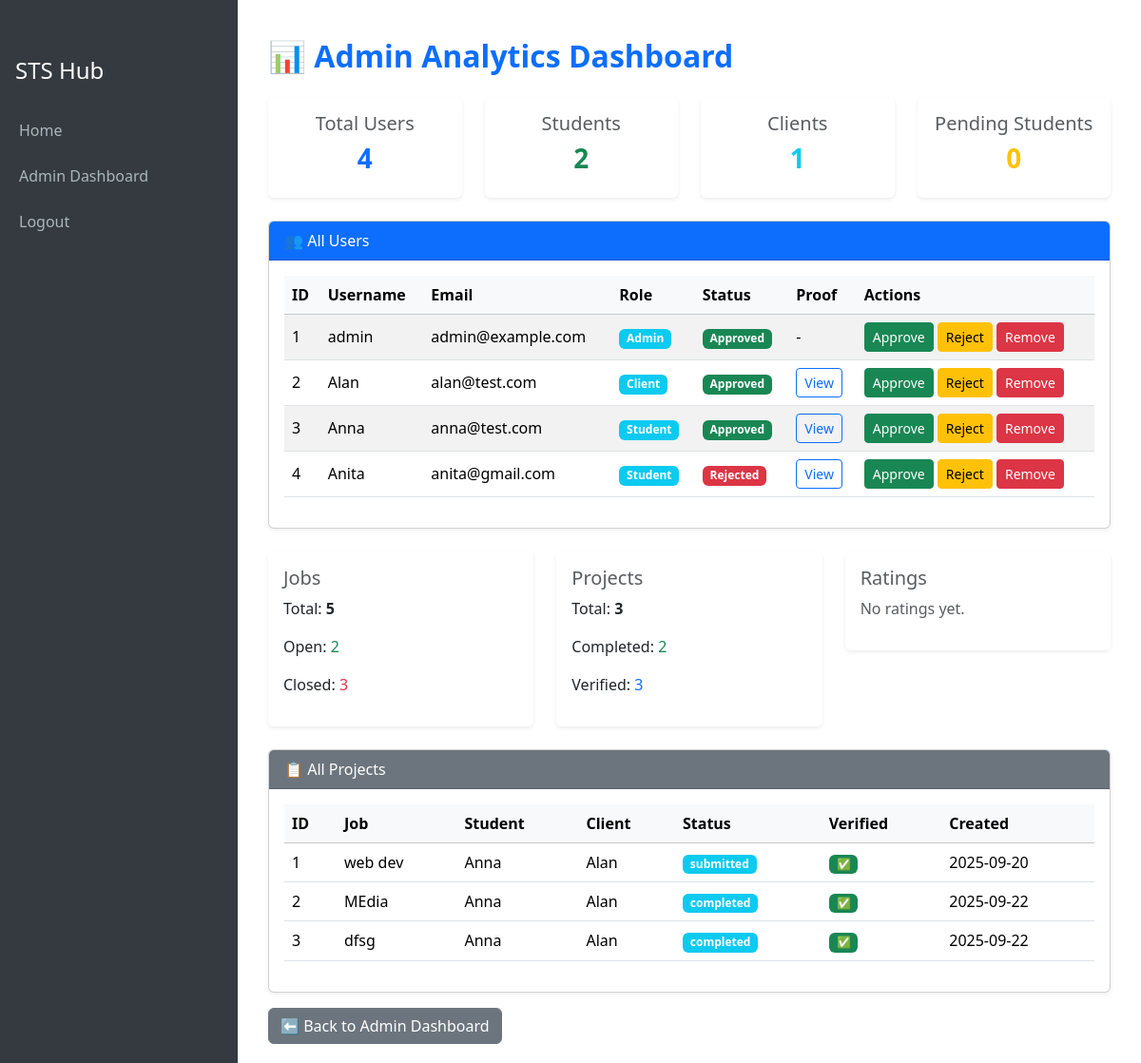
/admin/analytics (signed in), run on the app's committed database.
### models.py (models this page shows)
class User(db.Model, UserMixin):
    id = db.Column(db.Integer, primary_key=True)
    username = db.Column(db.String(80), unique=False,nullable=False)
    password = db.Column(db.String(200), nullable=False)
    role = db.Column(db.String(20), nullable=False)
    status = db.Column(db.String(20), default="pending")
    badge = db.Column(db.String(100), default=None)
    bio = db.Column(db.Text, default="")
    skills = db.Column(db.Text, default="")
    resume = db.Column(db.String(200), default=None)
    profile_pic = db.Column(db.String(200), default="static/default_avatar.png")
    email = db.Column(db.String(120), unique=True, nullable=True)
    college_id = db.Column(db.String(200), nullable=True)
    company_name = db.Column(db.String(200), nullable=True)
    company_address = db.Column(db.String(300), nullable=True)
    contact_number = db.Column(db.String(50), nullable=True)
    website = db.Column(db.String(200), nullable=True)
    proof_file = db.Column(db.String(200), nullable=True)  # uploaded proof doc
    @property
    def average_rating(self):
        from models import Review, Project
        reviews = (
            Review.query.join(Project)
            .filter(Project.student_id == self.id)
            .all()
        )
        if not reviews:
            return None
        return sum(r.rating for r in reviews) / len(reviews)

class Project(db.Model):
    id = db.Column(db.Integer, primary_key=True)
    job_id = db.Column(db.Integer, db.ForeignKey("job.id"))
    student_id = db.Column(db.Integer, db.ForeignKey("user.id"))
    client_id = db.Column(db.Integer, db.ForeignKey("user.id"))
    status = db.Column(db.String(50), default="in_progress")  # in_progress, submitted, completed
    progress = db.Column(db.String(255))
    final_file = db.Column(db.String(300))
    approval_code = db.Column(db.String(12), nullable=True)   # generated when approved
    verified = db.Column(db.Boolean, default=False)           # set by admin
    created_at = db.Column(db.DateTime, default=datetime.utcnow)
    job = db.relationship("Job")
    student = db.relationship("User", foreign_keys=[student_id])
    client = db.relationship("User", foreign_keys=[client_id])

class Job(db.Model):
    id = db.Column(db.Integer, primary_key=True)
    client_id = db.Column(db.Integer, db.ForeignKey("user.id"), nullable=False)
    title = db.Column(db.String(255), nullable=False)
    description = db.Column(db.Text, nullable=False)
    budget = db.Column(db.Float, nullable=False)
    status = db.Column(db.String(50), default="open")
    created_at = db.Column(db.DateTime, default=datetime.utcnow)
    client = db.relationship("User", foreign_keys=[client_id])

### routes/admin_routes.py (the view)
@admin_bp.route("/analytics")
@login_required
def admin_analytics():
    if current_user.role != "Admin":
        abort(403)
    total_users = User.query.count()
    total_students = User.query.filter_by(role="Student").count()
    total_clients = User.query.filter_by(role="Client").count()
    pending_students = User.query.filter_by(role="Student", status="pending").count()
    total_jobs = Job.query.count()
    open_jobs = Job.query.filter_by(status="open").count()
    closed_jobs = Job.query.filter_by(status="closed").count()
    total_projects = Project.query.count()
    completed_projects = Project.query.filter_by(status="completed").count()
    verified_projects = Project.query.filter_by(verified=True).count()
    avg_rating = None
    ratings = [u.average_rating for u in User.query.filter_by(role="Student").all() if u.average_rating]
    if ratings:
        avg_rating = sum(ratings) / len(ratings)
    stats = {
        "total_users": total_users,
        "total_students": total_students,
        "total_clients": total_clients,
        "pending_students": pending_students,
        "total_jobs": total_jobs,
        "open_jobs": open_jobs,
        "closed_jobs": closed_jobs,
        "total_projects": total_projects,
        "completed_projects": completed_projects,
        "verified_projects": verified_projects,
        "avg_student_rating": avg_rating,
    }
    projects = Project.query.all()
    users = User.query.all()   # ✅ Fetch all users
    return render_template("admin_analytics.html", stats=stats, projects=projects, users=users)

### app.py (called while the page is built)
@login_manager.user_loader
def load_user(user_id):
    return User.query.get(int(user_id))

### templates/admin_analytics.html
{% extends "base.html" %}
{% block content %}
<div class="container-fluid">
  <h2 class="mb-4 fw-bold text-primary">📊 Admin Analytics Dashboard</h2>
  <div class="row mb-4">
    <div class="col-md-3">
      <div class="card shadow-sm border-0">
        <div class="card-body text-center">
          <h5 class="text-muted">Total Users</h5>
          <h3 class="fw-bold text-primary">{{ stats.total_users }}</h3>
        </div>
      </div>
    </div>
    <div class="col-md-3">
      <div class="card shadow-sm border-0">
        <div class="card-body text-center">
          <h5 class="text-muted">Students</h5>
          <h3 class="fw-bold text-success">{{ stats.total_students }}</h3>
        </div>
      </div>
    </div>
    <div class="col-md-3">
      <div class="card shadow-sm border-0">
        <div class="card-body text-center">
          <h5 class="text-muted">Clients</h5>
          <h3 class="fw-bold text-info">{{ stats.total_clients }}</h3>
        </div>
      </div>
    </div>
    <div class="col-md-3">
      <div class="card shadow-sm border-0">
        <div class="card-body text-center">
          <h5 class="text-muted">Pending Students</h5>
          <h3 class="fw-bold text-warning">{{ stats.pending_students }}</h3>
        </div>
      </div>
    </div>
  </div>
  <div class="card shadow-sm mb-4">
    <div class="card-header bg-primary text-white">
      👥 All Users
    </div>
    <div class="card-body table-responsive">
      <table class="table table-striped align-middle">
        <thead class="table-light">
          <tr>
            <th>ID</th>
            <th>Username</th>
            <th>Email</th>
            <th>Role</th>
            <th>Status</th>
            <th>Proof</th>
            <th>Actions</th>
          </tr>
        </thead>
        <tbody>
          {% for u in users %}
          <tr>
            <td>{{ u.id }}</td>
            <td>{{ u.username }}</td>
            <td>{{ u.email }}</td>
            <td>
              <span class="badge bg-info">{{ u.role }}</span>
            </td>
            <td>
              {% if u.status == "approved" %}
                <span class="badge bg-success">Approved</span>
              {% elif u.status == "pending" %}
                <span class="badge bg-warning text-dark">Pending</span>
              {% else %}
                <span class="badge bg-danger">Rejected</span>
              {% endif %}
            </td>
            <td>
              {% if u.proof_file %}
                <a href="{{ url_for('static', filename=u.proof_file) }}"
                   target="_blank" class="btn btn-sm btn-outline-primary">View</a>
              {% else %}
                -
              {% endif %}
            </td>
            <td>
              <form method="post" action="{{ url_for('admin.approve_user', user_id=u.id) }}" class="d-inline">
                <button class="btn btn-sm btn-success">Approve</button>
              </form>
              <form method="post" action="{{ url_for('admin.reject_user', user_id=u.id) }}" class="d-inline">
                <button class="btn btn-sm btn-warning">Reject</button>
              </form>
              <form method="post" action="{{ url_for('admin.remove_user', user_id=u.id) }}"
                    class="d-inline"
                    onsubmit="return confirm('Are you sure you want to completely remove this user?');">
                <button class="btn btn-sm btn-danger">Remove</button>
              </form>
            </td>
          </tr>
          {% else %}
          <tr>
            <td colspan="7" class="text-center text-muted">No users found.</td>
          </tr>
          {% endfor %}
        </tbody>
      </table>
    </div>
  </div>
  <div class="row mb-4">
    <div class="col-md-4">
      <div class="card shadow-sm border-0">
        <div class="card-body">
          <h5 class="text-muted">Jobs</h5>
          <p>Total: <b>{{ stats.total_jobs }}</b></p>
          <p>Open: <span class="text-success">{{ stats.open_jobs }}</span></p>
          <p>Closed: <span class="text-danger">{{ stats.closed_jobs }}</span></p>
        </div>
      </div>
    </div>
    <div class="col-md-4">
      <div class="card shadow-sm border-0">
        <div class="card-body">
          <h5 class="text-muted">Projects</h5>
          <p>Total: <b>{{ stats.total_projects }}</b></p>
          <p>Completed: <span class="text-success">{{ stats.completed_projects }}</span></p>
          <p>Verified: <span class="text-primary">{{ stats.verified_projects }}</span></p>
        </div>
      </div>
    </div>
    <div class="col-md-4">
      <div class="card shadow-sm border-0">
        <div class="card-body">
          <h5 class="text-muted">Ratings</h5>
          {% if stats.avg_student_rating %}
            <p>⭐ <b>{{ "%.1f"|format(stats.avg_student_rating) }}/5</b></p>
          {% else %}
            <p class="text-muted">No ratings yet.</p>
          {% endif %}
        </div>
      </div>
    </div>
  </div>
  <div class="card shadow-sm">
    <div class="card-header bg-secondary text-white">
      📋 All Projects
    </div>
    <div class="card-body table-responsive">
      <table class="table table-hover align-middle">
        <thead class="table-light">
          <tr>
            <th>ID</th>
            <th>Job</th>
            <th>Student</th>
            <th>Client</th>
            <th>Status</th>
            <th>Verified</th>
            <th>Created</th>
          </tr>
        </thead>
        <tbody>
          {% for p in projects %}
          <tr>
            <td>{{ p.id }}</td>
            <td>{{ p.job.title }}</td>
            <td>{{ p.student.username }}</td>
            <td>{{ p.client.username }}</td>
            <td>
              <span class="badge bg-info">{{ p.status }}</span>
            </td>
            <td>
              {% if p.verified %}
                <span class="badge bg-success">✅</span>
              {% else %}
                <span class="badge bg-danger">❌</span>
              {% endif %}
            </td>
            <td>{{ p.created_at.strftime('%Y-%m-%d') }}</td>
          </tr>
          {% else %}
          <tr>
            <td colspan="7" class="text-center text-muted">No projects found.</td>
          </tr>
          {% endfor %}
        </tbody>
      </table>
    </div>
  </div>
  <div class="mt-3">
    <a href="{{ url_for('admin.admin_dashboard') }}" class="btn btn-secondary">⬅ Back to Admin Dashboard</a>
  </div>
</div>
{% endblock %}

### templates/base.html (style rules this page uses)
body { min-height: 100vh; display: flex; flex-direction: row; }

### data on the page
User: id "1", username "admin", email "admin@example.com", role "Admin", status "Approved"
User: id "2", username "Alan", email "alan@test.com", role "Client", status "Approved"
User: id "3", username "Anna", email "anna@test.com", role "Student", status "Approved"
User: id "4", username "Anita", email "anita@gmail.com", role "Student", status "Rejected"
Project: id "1", job "web dev", student.username "Anna", client.username "Alan", status "submitted", created_at "2025-09-20"
Project: id "2", job "MEdia", student.username "Anna", client.username "Alan", status "completed", created_at "2025-09-22"
Project: id "3", job "dfsg", student.username "Anna", client.username "Alan", status "completed", created_at "2025-09-22"

### other printed values
{{ stats.total_users }} "4"
{{ stats.total_students }} "2"
{{ stats.total_clients }} "1"
{{ stats.pending_students }} "0"
{{ stats.total_jobs }} "5"
{{ stats.open_jobs }} "2"
{{ stats.closed_jobs }} "3"
{{ stats.total_projects }} "3"
{{ stats.completed_projects }} "2"
{{ stats.verified_projects }} "3"
